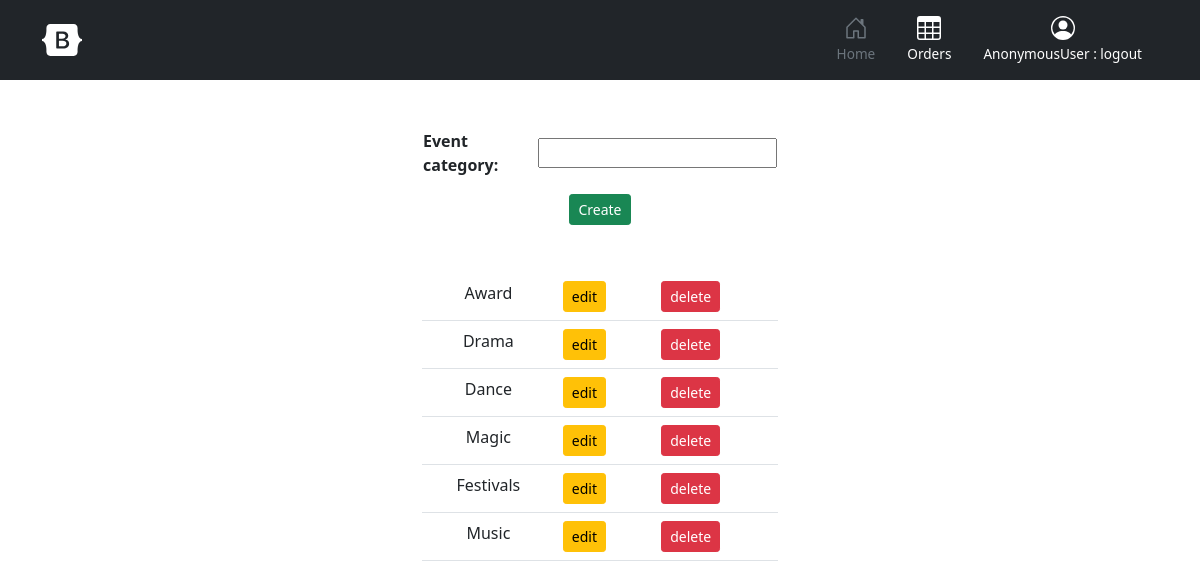
Page /event/category on the earlier database version.
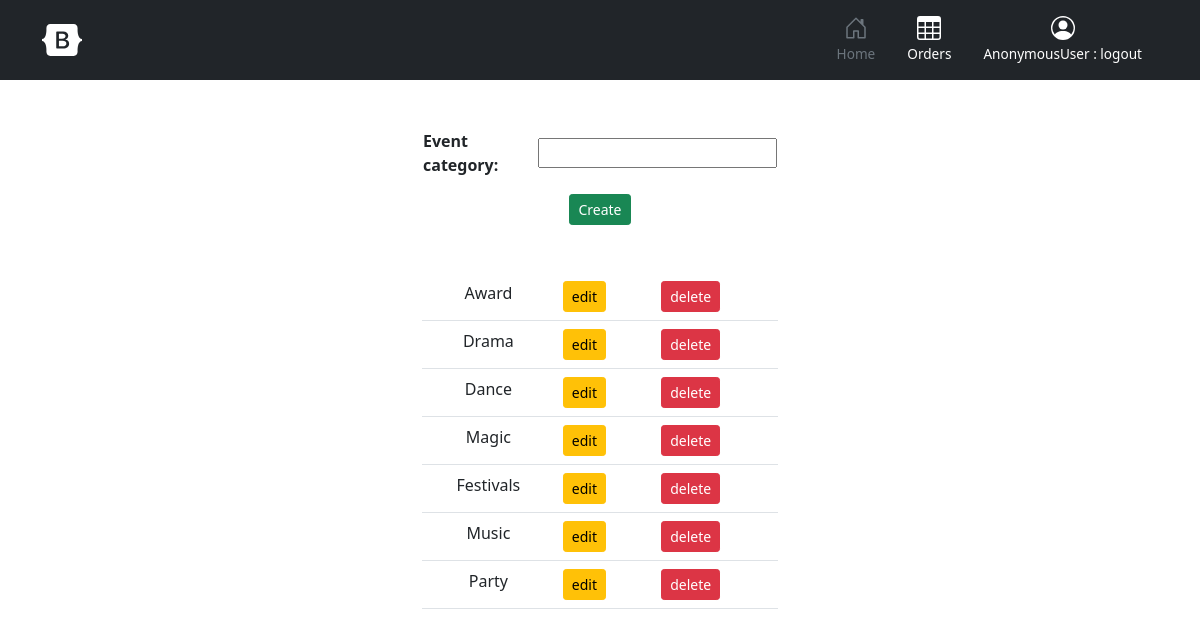
Same page on the later database version.
### event/models.py (models this page shows, shortened)
class EventCategory(models.Model):
    event_category=models.CharField(max_length=50)

### event/views.py (the view, shortened to what this page needs)
# urls.py: path('category',EventCategoryView.as_view(),name='category'),
class EventCategoryView(TemplateView):
    model = EventCategory
    form_class = EventCategoryForm
    template_name = 'event/event_category.html'
    context = {}
    def get(self, request, *args, **kwargs):
        events = self.model.objects.all()
        self.context["events"] = events
        self.context["form"] = self.form_class
        return render(request, self.template_name, self.context)

### event/templates/event/event_category.html (shortened to what this page needs)
<!DOCTYPE html>
{%extends 'event/base.html'%}
{%block body_block%}
<div class="row">
    <div class="col-12 col-lg-4"></div>
    <div class="col-12 col-lg-4">
        <form action="" method="post">
            <center>
                <table>
                    <tr>
                        {{form.as_table}}
                    </tr>
                </table>
    <input type="submit" value="Create" class="btn btn-success btn-sm mt-3">
                </center>
</form>
    </div>
    <div class="col-12 col-lg-4"></div>
</div>
<div class="row mt-5">
    <div class="col-12 col-lg-4"></div>
    <div class="col-12 col-lg-4">
        <table class="table">
        {%for event in events%}
        <tr>
            <td style="text-align:center">{{event.event_category}}</td>
            <td>
                <a href="{%url 'eventedit' event.id %}" class="btn btn-warning btn-sm">edit</a>
            </td>
            <td>
                <a href="{%url 'eventdelete' event.id %}" class="btn btn-danger btn-sm">delete</a>
            </td>
        </tr>
        {% endfor %}
    </table>
    </div>
    <div class="col-12 col-lg-4"></div>
</div>
{% endblock %}

Differences in the rows shown:
added EventCategory: event_category "Party"
